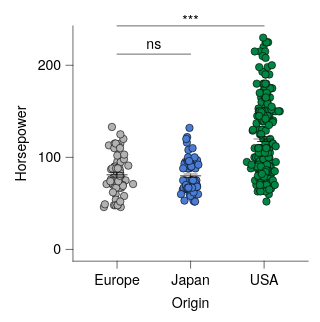

Specify this chart in Vega-Lite:
### Vega-Lite specification from a JSON file in a GitHub repository (floating-point values rounded to 4 significant figures; data arrays with more than 128 entries replaced by an {"elided": "..."} marker saying what was removed)
{"background": null, "config": {"arc": {"fill": "#DBDBDB", "fillOpacity": 1.0, "innerRadius": 25.0, "padAngle": 0.03, "stroke": "black", "strokeOpacity": 1, "strokeWidth": 0.25}, "area": {"fill": "#DBDBDB", "fillOpacity": 1.0, "stroke": "black", "strokeOpacity": 1, "strokeWidth": 0.25}, "axis": {"domain": true, "domainCap": "round", "domainColor": "black", "domainWidth": 0.25, "grid": false, "gridCap": "round", "gridColor": "#F1F1F1", "gridDash": [0, 0], "gridOpacity": 1.0, "gridWidth": 0.25, "labelColor": "black", "labelFont": "Helvetica Neue, HelveticaNeue, Helvetica, Arial, sans-serif", "labelFontSize": 6, "labelFontStyle": "normal", "labelFontWeight": 400, "offset": 0, "ticks": true, "tickCap": "round", "tickColor": "black", "tickRound": false, "tickSize": 3, "tickWidth": 0.25, "titleColor": "black", "titleFont": "Helvetica Neue, HelveticaNeue, Helvetica, Arial, sans-serif", "titleFontSize": 6, "titleFontStyle": "normal", "titleFontWeight": 400}, "axisX": {"domain": true, "labelAlign": "center", "labelAngle": 0, "labels": true, "ticks": true, "translate": 0}, "axisY": {"domain": true, "labelAlign": "right", "labelAngle": 0, "labels": true, "ticks": true, "translate": 0}, "axisRight": {"domain": true, "labelAlign": "left", "labelAngle": 0, "labels": true, "ticks": true, "translate": 0}, "axisTop": {"domain": true, "labelAlign": "center", "labelAngle": 0, "labels": true, "ticks": true, "translate": 0}, "axisBand": {"tickOffset": 0}, "bar": {"fill": "#DBDBDB", "fillOpacity": 1.0, "stroke": "black", "strokeOpacity": 1, "strokeWidth": 0.25}, "boxplot": {"size": 9.0, "ticks": {"cornerRadius": 0.25, "fill": "black", "opacity": 1, "size": 4.5, "thickness": 0.25}, "box": {"fillOpacity": 1.0, "stroke": "black", "strokeOpacity": 1, "strokeWidth": 0.25}, "median": {"cornerRadius": 0, "fill": "black", "fillOpacity": 1.0, "opacity": 1, "size": 9.0, "thickness": 0.25}, "rule": {"fill": "black", "fillOpacity": 1.0, "size": 10.0, "stroke": "black", "strokeDash": [0, 0], "strokeOpacity": 1, "strokeWidth": 0.25}, "outliers": {"color": "black", "fill": "black", "fillOpacity": 1.0, "size": 0, "stroke": "black", "strokeOpacity": 1, "strokeWidth": 0.25}}, "circle": {"fill": "black", "fillOpacity": 1.0, "size": 1.25, "stroke": null, "strokeOpacity": 1, "strokeWidth": 0.25}, "errorband": {"band": {"fillOpacity": 0.6, "stroke": null, "strokeWidth": 0.25, "strokeOpacity": 1}, "borders": {"opacity": 0, "strokeOpacity": 1, "strokeWidth": 0.25}}, "errorbar": {"opacity": 1, "rule": {"strokeDash": [0, 0], "strokeWidth": 0.25}, "ticks": {"color": "black", "cornerRadius": 0.125, "opacity": 1, "size": 6.0, "thickness": 0.25}, "thickness": 0.25}, "font": "Helvetica Neue, HelveticaNeue, Helvetica, Arial, sans-serif", "geoshape": {"fill": "#DBDBDB", "fillOpacity": 1.0, "stroke": "black", "strokeOpacity": 1, "strokeWidth": 0.25}, "header": {"labelColor": "black", "labelFont": "Helvetica Neue, HelveticaNeue, Helvetica, Arial, sans-serif", "labelFontSize": 6, "labelFontStyle": "normal", "labelFontWeight": 400, "titleColor": "black", "titleFont": "Helvetica Neue, HelveticaNeue, Helvetica, Arial, sans-serif", "titleFontSize": 6, "titleFontStyle": "normal", "titleFontWeight": 400, "titlePadding": 0}, "legend": {"disable": false, "offset": 4.5, "titlePadding": 4, "labelOffset": 2, "gradientLabelOffset": 2, "columnPadding": 4, "rowPadding": 2, "gradientLength": 50.0, "gradientThickness": 5.0, "gradientOpacity": 1.0, "gradientStrokeColor": "black", "gradientStrokeWidth": 0.25, "labelColor": "black", "labelFont": "Helvetica Neue, HelveticaNeue, Helvetica, Arial, sans-serif", "labelFontSize": 6, "labelFontStyle": "normal", "labelFontWeight": 400, "strokeColor": "black", "strokeWidth": 0, "symbolSize": 36, "symbolStrokeColor": "black", "symbolStrokeWidth": 0.25, "titleColor": "black", "titleFont": "Helvetica Neue, HelveticaNeue, Helvetica, Arial, sans-serif", "titleFontSize": 6, "titleFontStyle": "normal", "titleFontWeight": 400}, "line": {"color": "black", "stroke": "black", "strokeCap": "butt", "strokeDash": [0, 0], "strokeOpacity": 1, "strokeWidth": 0.5}, "point": {"filled": true, "fill": "#DBDBDB", "fillOpacity": 1.0, "size": 5.0, "stroke": "black", "strokeOpacity": 1, "strokeWidth": 0.25}, "range": {"category": ["#B2B2B2", "#4A7CD3", "#008542", "#664CAF", "#509F98", "#636363", "#284F93", "#005226", "#382864", "#285753"], "diverging": {"scheme": ["#443E60", "#5F597E", "#7C759B", "#9994B6", "#B7B4CC", "#D6D5DC", "#F6F6F6", "#D1DAD9", "#A4C2BF", "#7AA9A4", "#578E89", "#37736E", "#1B5954"]}, "heatmap": {"scheme": ["#440154", "#472270", "#433E82", "#38598C", "#2C728E", "#238A8D", "#24A086", "#39B578", "#5DC862", "#96D646", "#CAE02D", "#FDE724"]}, "ordinal": {"scheme": ["#F1F1F1", "#DBDBDB", "#C6C6C6", "#B2B2B2", "#9D9D9D", "#898989", "#767676", "#636363", "#515151", "#404040", "#2F2F2F", "#1F1F1F"]}, "ramp": {"scheme": ["#440154", "#472270", "#433E82", "#38598C", "#2C728E", "#238A8D", "#24A086", "#39B578", "#5DC862", "#96D646", "#CAE02D", "#FDE724"]}}, "rule": {"color": "black", "stroke": "black", "strokeCap": "round", "strokeDash": [2, 2], "strokeOpacity": 1, "strokeWidth": 0.25}, "scale": {"barBandPaddingInner": 0.1, "rectBandPaddingInner": 0, "tickBandPaddingInner": 0.1, "bandPaddingOuter": 0.1, "bandWithNestedOffsetPaddingInner": 0.2, "bandWithNestedOffsetPaddingOuter": 0.2, "offsetBandPaddingInner": 0, "offsetBandPaddingOuter": 0, "continuousPadding": 5.0, "round": false}, "rect": {"fill": "#DBDBDB", "fillOpacity": 1.0, "stroke": "black", "strokeOpacity": 1, "strokeWidth": 0.25}, "square": {"fill": "#DBDBDB", "fillOpacity": 1.0, "size": 10.0, "stroke": "black", "strokeOpacity": 1, "strokeWidth": 0.25}, "text": {"color": "black", "font": "Helvetica Neue, HelveticaNeue, Helvetica, Arial, sans-serif", "fontSize": 6, "fontStyle": "normal", "fontWeight": 400}, "tick": {"color": "black", "cornerRadius": 0.125, "opacity": 1.0, "size": 9.0, "thickness": 0.25}, "title": {"anchor": "middle", "frame": "group", "color": "black", "font": "Helvetica Neue, HelveticaNeue, Helvetica, Arial, sans-serif", "fontSize": 6, "fontStyle": "normal", "fontWeight": 400, "subtitleColor": "black", "subtitleFont": "Helvetica Neue, HelveticaNeue, Helvetica, Arial, sans-serif", "subtitleFontSize": 6, "subtitleFontStyle": "normal", "subtitleFontWeight": 400}, "trail": {"color": "black", "opacity": 1, "size": 0.5}, "view": {"continuousWidth": 100, "continuousHeight": 100, "discreteWidth": 100, "discreteHeight": 100, "fill": null, "stroke": null, "strokeWidth": 0.25}}, "layer": [{"data": {"name": "data-53eecb024a78fdc2be808dcfdc3af7a2"}, "mark": {"type": "circle", "opacity": 1.0, "size": 10.0, "stroke": "black", "strokeOpacity": 1, "strokeWidth": 0.25}, "encoding": {"color": {"field": "Origin", "legend": null, "scale": {"domain": ["Europe", "Japan", "USA"]}, "sort": ["Europe", "Japan", "USA"], "title": null, "type": "nominal"}, "x": {"axis": {}, "field": "Origin", "scale": {"domain": ["Europe", "Japan", "USA"]}, "sort": ["Europe", "Japan", "USA"], "title": "Origin", "type": "nominal"}, "xOffset": {"field": "jitter_x", "scale": {"domain": [-7.33, 7.33], "range": [5.17, 19.83]}, "type": "quantitative"}, "y": {"field": "Horsepower", "title": "Horsepower", "type": "quantitative", "scale": {"nice": false}}}}, {"data": {"name": "data-6c4882663eaca411296217af4f5e04f9"}, "mark": {"type": "errorbar"}, "encoding": {"x": {"axis": {}, "field": "Origin", "scale": {"domain": ["Europe", "Japan", "USA"]}, "sort": ["Europe", "Japan", "USA"], "title": "Origin", "type": "nominal"}, "y": {"field": "__mean", "title": "Horsepower", "type": "quantitative", "scale": {"nice": false}}, "yError": {"field": "__error"}}}, {"data": {"name": "data-6c4882663eaca411296217af4f5e04f9"}, "mark": {"type": "tick"}, "encoding": {"x": {"axis": {}, "field": "Origin", "scale": {"domain": ["Europe", "Japan", "USA"]}, "sort": ["Europe", "Japan", "USA"], "title": "Origin", "type": "nominal"}, "y": {"field": "__mean", "title": "Horsepower", "type": "quantitative", "scale": {"nice": false}}}}, {"layer": [{"layer": [{"data": {"values": [{"x": "USA", "x2": "Europe", "y": 230.0, "__dysonsphere__": 1}]}, "mark": {"type": "rule", "strokeCap": "round", "strokeDash": [0, 0], "strokeWidth": 0.25, "yOffset": -5.0}, "encoding": {"x": {"value": 81.25}, "x2": {"value": 18.75}, "y": {"field": "y", "type": "quantitative", "scale": {"nice": false}}}}, {"data": {"values": [{"y": 230.0, "label": "***", "__dysonsphere__": 1}]}, "mark": {"type": "text", "align": "center", "dy": -7.0, "fontSize": 6}, "encoding": {"text": {"field": "label", "type": "nominal"}, "x": {"value": 50.0}, "y": {"field": "y", "type": "quantitative", "scale": {"nice": false}}}}]}, {"layer": [{"data": {"values": [{"x": "Europe", "x2": "Japan", "y": 230.0, "__dysonsphere__": 1}]}, "mark": {"type": "rule", "strokeCap": "round", "strokeDash": [0, 0], "strokeWidth": 0.25, "yOffset": 7.0}, "encoding": {"x": {"value": 18.75}, "x2": {"value": 50.0}, "y": {"field": "y", "type": "quantitative", "scale": {"nice": false}}}}, {"data": {"values": [{"y": 230.0, "label": "ns", "__dysonsphere__": 1}]}, "mark": {"type": "text", "align": "center", "dy": 3.0, "fontSize": 6}, "encoding": {"text": {"field": "label", "type": "nominal"}, "x": {"value": 34.38}, "y": {"field": "y", "type": "quantitative", "scale": {"nice": false}}}}]}], "name": "__dysonsphere_72b87e8e2798b92a_17"}], "$schema": "https://vega.github.io/schema/vega-lite/v6.4.1.json", "datasets": {"data-53eecb024a78fdc2be808dcfdc3af7a2": {"elided": "400 records"}, "data-6c4882663eaca411296217af4f5e04f9": [{"Origin": "USA", "__mean": 119.9, "__error": 2.529, "__dysonsphere__": 1}, {"Origin": "Europe", "__mean": 81.0, "__error": 2.47, "__dysonsphere__": 1}, {"Origin": "Japan", "__mean": 79.84, "__error": 2.005, "__dysonsphere__": 1}]}}
